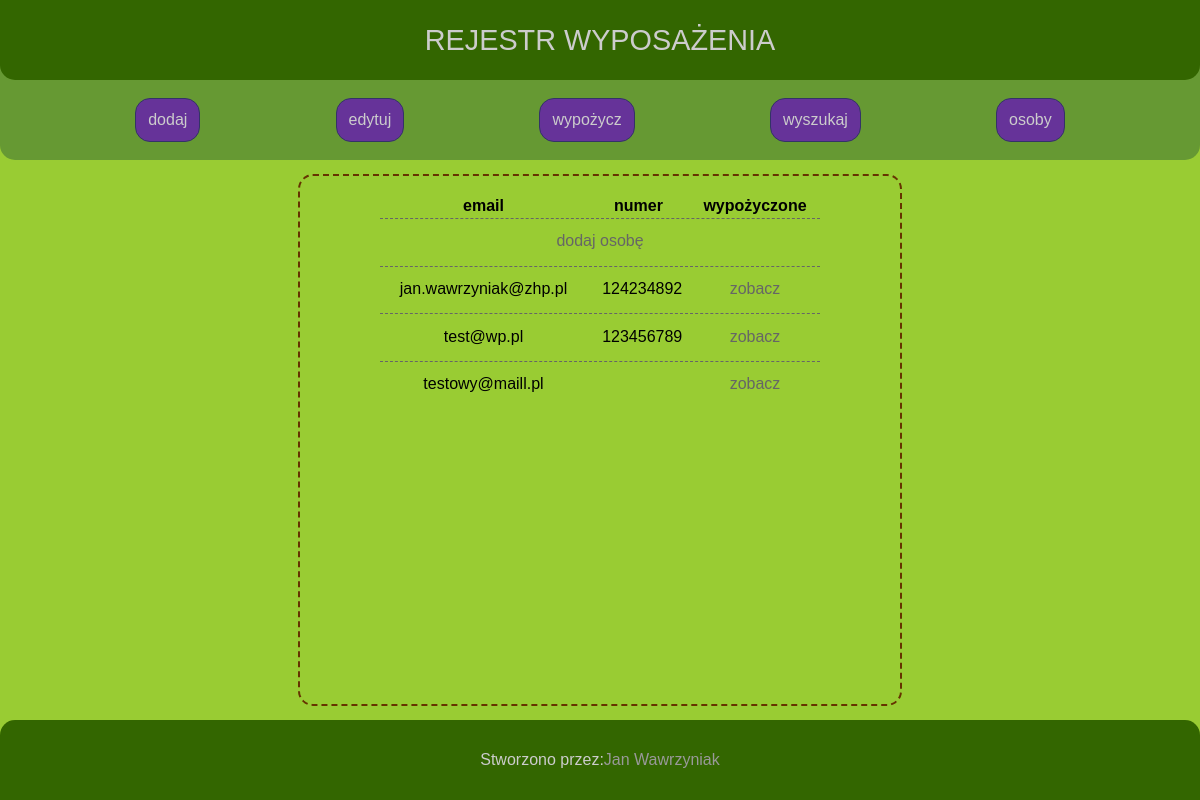
Page /app/osoba.php on the committed database.
### tables this page shows
CREATE TABLE `osoby` (
  `email` varchar(127) NOT NULL,
  `numer` int(11) DEFAULT NULL
);

### operations/database.php (called while the page is built, shortened)
<?php
class baza_operacje
{
    private $servername = 'localhost';
    private $username = 'root';
    private $password = '';
    private $dbname = 'rejestr_wyposazenia';
    private $db;
    private function otworz_polaczenie()
    {
        $this->db = new mysqli($this->servername, $this->username, $this->password, $this->dbname);
    }
    public function wszystkie_osoby(){
        $email = '';
        $numer = '';
        $stmt = $this->db->prepare('SELECT email, numer FROM osoby');
        $stmt->execute();
        $data = [];
        $stmt->bind_result($email, $numer);
        while($stmt->fetch())
        {
            $tmp['email'] = $email;
            $tmp['numer'] = $numer;
            $data[] = $tmp;
        }
        return $data;
    }
}
?>

### app/osoba.php (the view, shortened to what this page needs)
<!DOCTYPE html>
<html lang="pl">
<head>
    <link rel="stylesheet" href="../style.css">
</head>
<body>
    <nav>
        <header>
            <a href="../index.php">REJESTR WYPOSAŻENIA</a>
        </header>
        <div>
            <div><a href="dodaj.php">dodaj</a></div>
            <div><a href="edytuj.php">edytuj</a></div>
            <div><a href="wypozycz.php">wypożycz</a></div>
            <div><a href="wyszukaj.php">wyszukaj</a></div>
            <div><a href="osoba.php">osoby</a></div>
        </div>
    </nav>
    <main>
        <div class="wyniki">
            <table>
                <tr><th>email</th><th>numer</th><th>wypożyczone</th></tr>
                <td colspan="3"><a href="dodaj_osobe.php">dodaj osobę</a></td>
                <?php
                    require_once '../operations/database.php';
                    $baza = new baza_operacje();
                    $dane = $baza->wszystkie_osoby();
                    foreach ($dane as $k => $v) {
                        $email = $v['email'];
                        $numer = $v['numer'];
                        echo "<tr><td>$email</td><td>$numer</td><td><a href='wypozyczone.php?email=$email'>zobacz</a></td></tr>";
                    }
                ?>
            </table>
        </div>
    </main>
    <footer>
        Stworzono przez: <a href="mailto:jan.wawrzyniak@zhp.pl">Jan Wawrzyniak</a>
    </footer>
</body>
</html>

### style.css (style rules this page uses)
body { margin: 0px; padding: 0px; background-color: #9c3; width: 100%; height: 100dvh; display: flex; justify-content: center; align-items: center; flex-direction: column; font-family: Helvetica, sans-serif; }
header { width: 100%; height: 10dvh; display: flex; align-items: center; justify-content: center; background-color: #336600; color: #ccc; font-size: 180%; border-bottom-right-radius: 15px; border-bottom-left-radius: 15px; }
header > a { text-decoration: none; color: #ccc; }
nav { width: 100%; height: 20dvh; display: flex; flex-direction: column; background-color: #693; border-bottom-right-radius: 15px; border-bottom-left-radius: 15px; position: fixed; top: 0; left: 0; }
nav > div { height: 10vh; width: 100%; display: flex; justify-content: space-evenly; align-items: center; }
nav > div > div { border: 1px solid #336; padding: 1%; background-color: #639; border-radius: 15px; }
nav > div > div > a { text-decoration: none; color: #ccc }
main { width: 100%; height: 70dvh; margin-top: 20dvh; margin-bottom: 10dvh; }
@media (min-width:601px) { main { display: flex; justify-content: center; align-items: center; } }
@media (min-width:601px) { main > div { width: 50%; height: 66dvh; display: flex; flex-flow: column nowrap; align-items: center; } }
@media (min-width:601px) { main > div > table { width: 80%; } }
@media (min-width:601px) { main > div > table, td, tr { padding: 3%; } }
table { text-align: center; overflow: auto; }
tr, td { border-top: 1px dashed #666; border-collapse: collapse; }
main > div { border: 2px dashed #630; border-radius: 15px; margin: 2%; }
td > a { text-decoration: none; color: #666; }
footer { width: 100%; height: 10dvh; background-color: #336600; display: flex; justify-content: center; align-items: center; color: #ccc; border-top-left-radius: 15px; border-top-right-radius: 15px; position: fixed; bottom: 0; left: 0; }
footer > a { text-decoration: none; color: #999; }
.wyniki { overflow-y: auto; }

### rows in the picture
osoby: email "jan.wawrzyniak@zhp.pl", numer "124234892"
osoby: email "test@wp.pl", numer "123456789"

### other values in the picture
$email "testowy@maill.pl"
